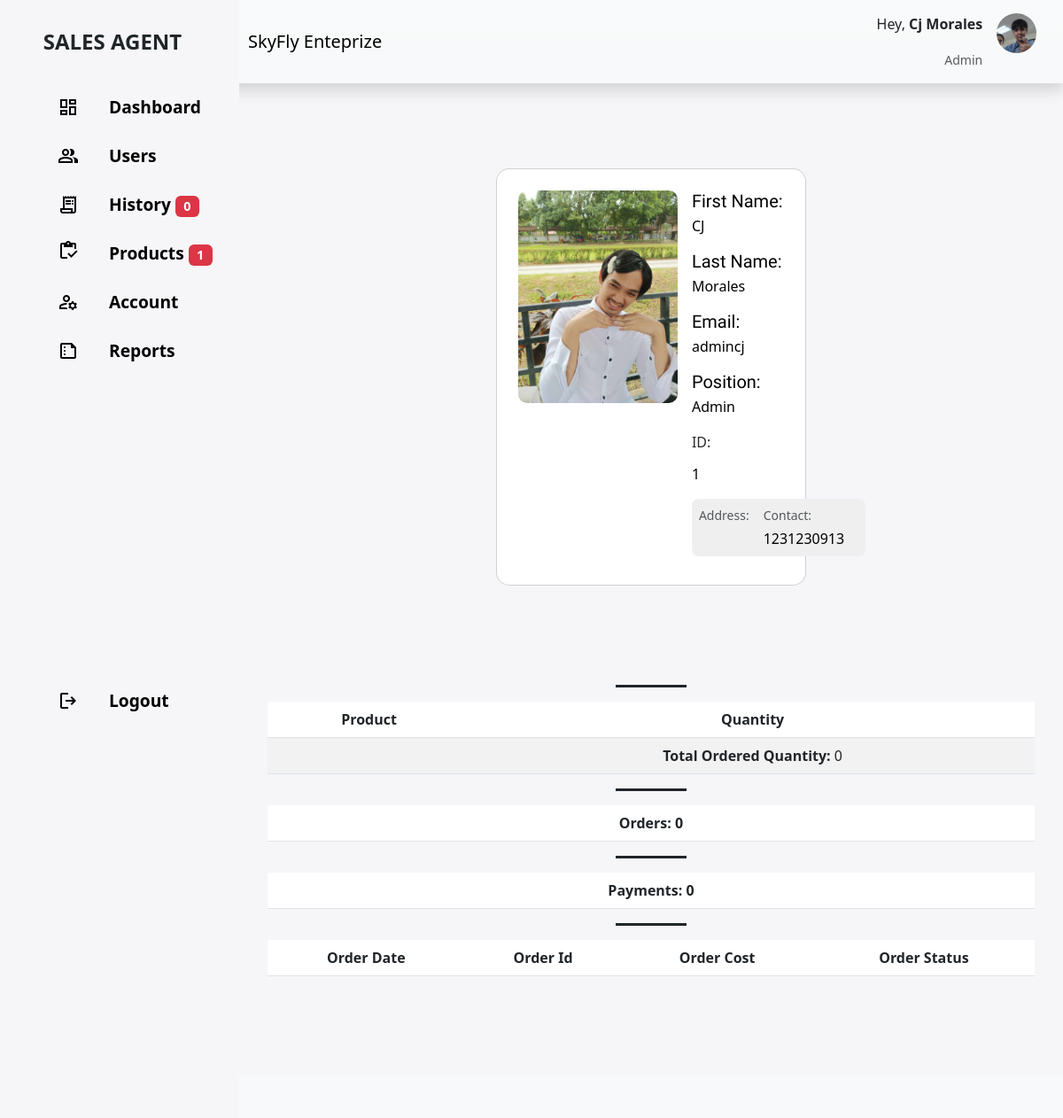
Page /sales_agent/client_view.php?id=1 (signed in) on the committed database.
### tables this page shows
CREATE TABLE `users` (
  `id` int(11) NOT NULL,
  `email` varchar(255) NOT NULL,
  `password` varchar(255) NOT NULL,
  `access_level` int(11) DEFAULT NULL,
  `position` varchar(255) NOT NULL,
  `id_appoint` int(11) NOT NULL,
  `id_team` int(11) NOT NULL,
  `firstname` varchar(255) NOT NULL,
  `lastname` varchar(255) NOT NULL,
  `address` text NOT NULL,
  `contact` varchar(255) NOT NULL,
  `valid_id` varchar(255) NOT NULL,
  `pfp` varchar(255) NOT NULL
);

### sales_agent/client_view.php (the view, shortened to what this page needs)
<?php
require '../config/connection.php';
$id = $_SESSION['id'];
$query_nav = "SELECT * FROM users WHERE id='$id'";
$result_nav = mysqli_query($connection, $query_nav);
$row_nav = mysqli_fetch_assoc($result_nav);
$id2 = $_GET['id'];
$query = "SELECT * FROM users WHERE id = '$id2'";
$user = mysqli_query($connection, $query);
function calculateTotalQuantity($connection, $id2) {
    $totalQuantity = 0;
    $query = "SELECT SUM(product_quantity) AS total_quantity FROM order_items WHERE user_id = $id2";
    $result = mysqli_query($connection, $query);
    while ($row = mysqli_fetch_assoc($result)) {
        $totalQuantity += $row['total_quantity'];
    }
    return $totalQuantity;
}
$totalOrderedQuantity = calculateTotalQuantity($connection, $id2);
$query = "SELECT
            (SELECT COUNT(order_id) FROM orders WHERE user_id = '$id2') AS total_orders,
            (SELECT COUNT(order_id) FROM orders WHERE order_status = 'Paid' AND user_id = '$id2') AS total_paid";
$result = mysqli_query($connection, $query);
if ($result) {
    $row = mysqli_fetch_assoc($result);
    $totalOrders = 0;
    $totalPaid = 0;
    $totalOrders = $row['total_orders'];
    $totalPaid = $row['total_paid'];
}
    $name = $row_nav['firstname'] . " " . $row_nav['lastname'];
    $result = mysqli_query($connection, "SELECT * FROM orders WHERE appointed_to = '$name'");
    $numAppointments = mysqli_num_rows($result);
$query_restock = "SELECT COUNT(*) AS num_products FROM products WHERE product_quantity <= 20";
$result_restock = mysqli_query($connection, $query_restock);
$row_restock = mysqli_fetch_assoc($result_restock);
$numProductsToRestock = $row_restock['num_products'];
?>
<!DOCTYPE html>
<html lang="en">
<head>
    <link rel="stylesheet" href="https://cdnjs.cloudflare.com/ajax/libs/twitter-bootstrap/5.3.0/css/bootstrap.min.css">
    <link rel="stylesheet" href="https://cdn.datatables.net/2.0.0/css/dataTables.bootstrap5.css">
    <link rel="stylesheet" href="assets/css/adduser.css">
</head>
<body>
    <main>
        <nav class="navbar navbar-expand-lg navbar-light bg-gradient bg-light py-0 shadow" id="TopNav">
            <div id="navBarBrand-container">
                <a class="navbar-brand">SALES AGENT</a>
            </div>
            <div id="navBarMenu-container">
                <div class="ct-top-nav-left">
                    <a class="navbar-brand" href="index.php">SkyFly Enteprize</a>
                </div>
                <div class="ct-top-nav-right">
                    <div class="profile">
                    <div class="info">
                        <p>Hey, <b><?php echo $row_nav['firstname'] ." ". $row_nav['lastname']; ?></b></p>
                        <small class="text-muted">Admin</small>
                    </div>
                    <div class="profile-photo">
                        <?php
                        $imagePath = $row_nav['pfp'];
                        $imageURL = 'http://localhost/Ecomerce2/images/' . $imagePath;
                        echo '<img src="' . $imageURL . '" alt="Product Image">';
                        ?>
                    </div>
                </div>
                </div>
            </div>
        </nav>
        <div id="sidebarNav">
            <ul class="nav-menu">
                <li class="nav-item">
                    <div class="nav-icon">
                        <span class="material-symbols-outlined">
                            </span>
                    </div>
                    <a href="index.php" class="nav-link">Dashboard</a>
                </li>
                <li class="nav-item">
                    <div class="nav-icon">
                        <span class="material-symbols-outlined">
                        </span>
                    </div>
                    <a href="client_list.php" class="nav-link notification-link">Users
                    </a>
                </li>
                <li class="nav-item">
                    <div class="nav-icon">
                        <span class="material-symbols-outlined">
                            </span>
                    </div>
                    <a href="order.php" class="nav-link notification-link">
                        <span class="material-icons-outlined">History</span>
                        <span class="badge bg-danger"><?php echo $numAppointments; ?></span>
                    </a>
                </li>
                <li class="nav-item">
                    <div class="nav-icon">
                        <div class="notification-icon">
                            <span class="material-symbols-outlined">
                            </span>
                        </div>
                    </div>
                    <a href="product.php" class="nav-link notification-link">
                        <span class="material-icons-outlined">Products</span>
                        <?php if ($numProductsToRestock > 0) : ?>
                            <span class="badge bg-danger"><?php echo $numProductsToRestock; ?></span>
                        <?php endif; ?>
                    </a>
                </li>
                <li class="nav-item">
                    <div class="nav-icon">
                        <span class="material-symbols-outlined">
                            </span>
                    </div>
                    <a href="accountmanage.php" class="nav-link">Account</a>
                </li>
                <li class="nav-item">
                    <div class="nav-icon">
                        <span class="material-symbols-outlined">
                            </span>
                    </div>
                    <a href="reports_view.php" class="nav-link">Reports</a>
                </li>
                <li class="nav-item">
                    <div class="nav-icon">
                        <span class="material-symbols-outlined">
                            </span>
                    </div>
                    <a href="logout.php" class="nav-link">Logout</a>
                </li>
            </ul>
        </div>
        <div id="main-wrapper" class="py-5 px-3">
            <div class="container-fluid-md">
  <div class="container py-5 h-100">
    <?php while($row = mysqli_fetch_array($user)) {  ?>
    <div class="row d-flex justify-content-center align-items-center h-100">
      <div class="col col-md-9 col-lg-7 col-xl-5">
        <div class="card" style="border-radius: 15px;">
          <div class="card-body p-4">
            <div class="d-flex text-black">
              <div class="flex-shrink-0">
                <?php
                    $imagePath = $row['pfp'];
                    $imageURL = 'http://localhost/Ecomerce2/images/' . $imagePath;
                    echo '<img src="' . $imageURL . '" alt="Profile Picture" alt="Generic placeholder image" class="img-fluid"
                  style="width: 180px; border-radius: 10px;">';
                ?>
              </div>
              <div class="flex-grow-1 ms-3">
                <h5 class="mb-1">First Name: </h5><p><?php echo $row['firstname']; ?></p>
                <h5 class="mb-1">Last Name: </h5><p><?php echo $row['lastname']; ?></p>
                <h5 class="mb-1">Email: </h5><p><?php echo $row['email']; ?></p>
                <h5 class="mb-1">Position: </h5><p><?php echo $row['position']; ?></p>
                <p class="mb-2 pb-1" style="color: #2b2a2a;">ID: <p><?php echo $row['id']; ?></p></p>
                <div class="d-flex justify-content-start rounded-3 p-2 mb-2"
                  style="background-color: #efefef;">
                  <div>
                    <p class="small text-muted mb-1">Address: </p>
                  </div>
                  <div class="px-3">
                    <p class="small text-muted mb-1">Contact:</p>
                    <p class="mb-0"><?php echo $row['contact']; ?></p>
                  </div>
                </div>
              </div>
            </div>
          </div>
        </div>
  </div>
                  </div>
        <?php } ?>
            </div>
       <div id="main-wrapper" class="py-5 px-3">
            <div class="container-fluid-md">
                <hr class="border-3 border-dark mx-auto opacity-100" style="width:80px">
                 <table id="example" class="table table-striped" style="width:100%">
        <thead>
            <tr>
                <th><center>Product</center></th>
                <th><center>Quantity</center></th>
            </tr>
        </thead>
                <td></td>
                <td><strong><center>Total Ordered Quantity: </strong><?php echo $totalOrderedQuantity; ?></center></td>
        </table>
                <hr class="border-3 border-dark mx-auto opacity-100" style="width:80px">
                 <table id="example" class="table table-striped" style="width:100%">
                    <thead>
                        <tr>
                            <th><center>Orders: <?php echo $totalOrders; ?></center></th>
                        </tr>
                    </thead>
                </table>
                <hr class="border-3 border-dark mx-auto opacity-100" style="width:80px">
                 <table id="example" class="table table-striped" style="width:100%">
                    <thead>
                        <tr>
                            <th><center>Payments: <?php echo $totalPaid; ?></center></th>
                        </tr>
                    </thead>
                </table>
                <hr class="border-3 border-dark mx-auto opacity-100" style="width:80px">
                 <table id="example" class="table table-striped" style="width:100%">
                    <thead>
                        <tr>
                            <th><center>Order Date</center></th>
                            <th><center>Order Id</center></th>
                            <th><center>Order Cost</center></th>
                            <th><center>Order Status</center></th>
                        </tr>
                    </thead>
                </table>
            </div>
    </div>
            </div>
        </div>
        <footer class="shadow-top py-4 col-auto bg-light text-dark" id="footer">
        </footer>
</main>
</body>
</html>

### sales_agent/assets/css/adduser.css (style rules this page uses)
:root { --color-background: #f6f6f9; }
h1, h2, h3, h4, h5, h6 { font-family: 'Amatic SC', cursive; }
html, body { height: 100%; width: 100%; overflow-x: hidden; }
main { width: 100%; height: 100%; overflow: hidden; display: flex; flex-direction: column; }
main>nav, main>footer { width: 100%; flex-shrink: 1; }
main>div#main-wrapper { width: 100%; flex-grow: 1; height: calc(100%); overflow: auto; }
body { background-color: var(--color-background); }
#navBarBrand-container { display: flex; flex-wrap: wrap; overflow: hidden; padding: 0 15px; justify-content: center; align-items: center; background-color: var(--color-background); min-height: calc(100%); }
#navBarBrand-container .navbar-brand { white-space: break-spaces; font-size: 1.5rem; font-weight: bolder; text-align: center; }
#navBarBrand-container * { color:#202528; }
.ct-top-nav-right .profile { display: flex; gap: 1rem; text-align: right; }
.ct-top-nav-right .profile .profile-photo { width: 2.8rem; height: 2.8rem; border-radius: 50%; overflow: hidden; display: flex; justify-content: center; align-items: center; }
.ct-top-nav-right .profile .profile-photo img { width: 100%; height: 100%; object-fit: cover; }
#navBarMenu-container { display: flex; align-items: center; justify-content: space-between; padding: 15px 30px 15px 10px; }
#navBarMenu-container a { white-space: break-spaces; }
#main-wrapper, #navBarMenu-container, #navBarBrand-container, #footer { transition: width .3s ease-in-out, margin .3s ease-in-out; }
#sidebarNav { width: 350px; position: fixed; left: 0; min-height: 60vh; background-color: var(--color-background); transition: width 0.3s ease-in-out; opacity: 0; overflow: hidden; }
#sidebarNav .nav-menu { width: calc(100%); overflow: auto; padding: 0; flex-direction: column; border-radius: 15px; }
#sidebarNav .nav-menu .nav-item { min-height: 55px; display: flex; list-style: none; padding: 0 15px; align-items: center; border-bottom: 1px solid transparent; transition: transform 0.3s ease-in-out; margin-left: 2rem; gap: 1rem; }
#sidebarNav .nav-menu .nav-item:last-child { position: absolute; bottom: 2rem; width: 100%; }
#sidebarNav .nav-menu .nav-item>.nav-icon { flex-shrink: 1; font-size: 23px; display: flex; align-items: center; justify-content: center; width: 60px; }
#sidebarNav .nav-menu .nav-item>.nav-link { flex-grow: 1; font-size: 1.2rem; font-weight: 600; color: #ededed; }
#sidebarNav .nav-menu .nav-item>.nav-link, #sidebarNav .nav-menu .nav-item>.nav-icon { color: #000; }
:root { --color-background: #f6f6f9; --bs-light: #f8f9fa; --bs-primary: #0d6efd; --bs-indigo: #6610f2; --bs-danger: #dc3545; --bs-success: #198754; }
h1, h2, h3, h5, h6 { font-family: 'Amatic SC', cursive; }
.row { display: flex; justify-content: center; align-items: center; }
#sidebarNav { width: 270px; position: fixed; left: 0; min-height: 60vh; background-color: var(--color-background); transition: width 0.3s ease-in-out; opacity: 0; overflow: hidden; }

### rows in the picture
users: firstname "Cj", lastname "Morales", pfp (picture)
users: pfp (picture), firstname "CJ", lastname "Morales", email "admincj", position "Admin", id "1", contact "1231230913"

### other values in the picture
$numAppointments "0"
$numProductsToRestock "1"
$totalOrderedQuantity "0"
$totalOrders "0"
$totalPaid "0"
